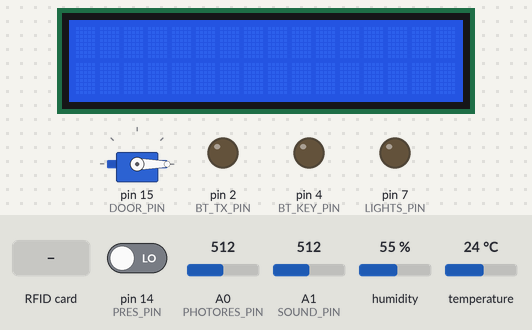
The sketch below on a simulated Arduino Mega 2560, built with avr-gcc and run on an emulated ATmega2560. On the bench: servo, 16×2 character LCD, output pins drawn as LEDs (lit = HIGH). Inputs (shaded band) come from the test bench; at power-on: pin 14 (PRES_PIN) LOW, A0 (PHOTORES_PIN) = 512, A1 (SOUND_PIN) = 512, humidity 55 %, temperature 24 °C. The modem accepts every AT command (registered, SIM ready, sends succeed) and sends nothing else; pins used as bus, display or sensor lines are not drawn; what the sketch prints to the serial monitor is not drawn.

Above: at 8.3 s.
8.4 s: RFID card 43 9B 72 0C held to the reader
At 9.1 s:
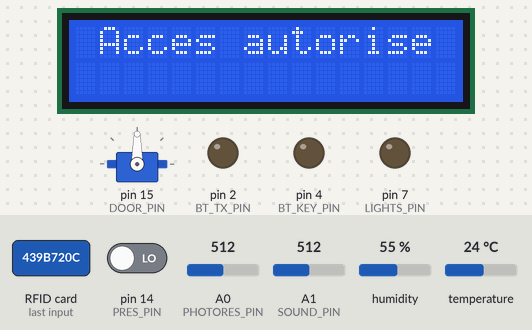
10.8 s: RFID card 5E 7A 19 C4 held to the reader
At 11.9 s:
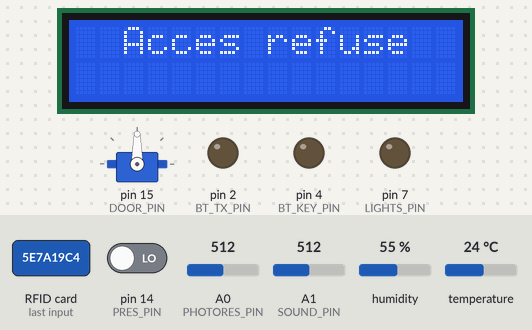
13.5 s: pin 14 (PRES_PIN) driven HIGH
At 15.3 s:
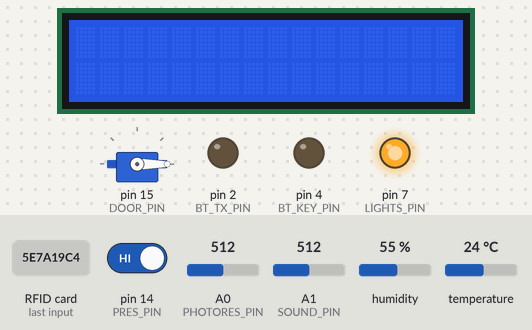
15.6 s: RFID card 22 05 D2 5C held to the reader
At 17.5 s:
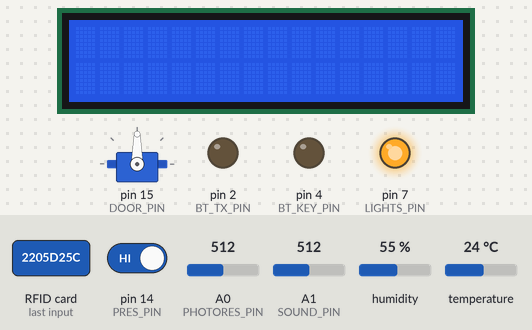
Timing chart, 0 to 23.1 s (numbered marks = the images above; inputs shaded):
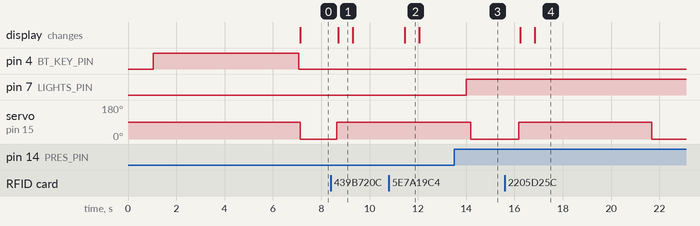

Measured:
- after the input at 8.4 s, servo on pin 15 (DOOR_PIN): 0° → 90° after 0.23 s; the display: changes after 0.30 s (image 1)
- after the input at 10.8 s, the display: changes after 0.66 s (image 2)
- after the input at 13.5 s, pin 7 (LIGHTS_PIN): LOW → HIGH after 0.50 s
- after the input at 15.6 s, servo on pin 15 (DOOR_PIN): 0° → 90° after 0.58 s, → 0° 5.5 s later; the display: first changes after 0.64 s (image 4 shows a later state)
- what the display in image 1 shows lasts 0.6 s, from 8.7 s to 9.3 s

The sketch:

Node2.ino
```cpp
/*
 * Created by Aloha Corp
 */

// Librairies
#include <SPI.h>
#include <MFRC522.h>
#include <Servo.h>
#include <LiquidCrystal_I2C.h>
#include <dht11.h>
#include <SoftwareSerial.h>
#include "BluetoothMgr.h"

// Definition of the room
#define ID_CARTE "S2"
#define ROOM "R2"

// Definition of pins
#define RFID_RST_PIN      5     // RFID RST pin - check above documentation for more details
#define LIGHTS_PIN        7     // Led pin
#define PRES_PIN          14    // HC-S501 Presence Sensor
#define DOOR_PIN          15    // Servo motor
#define DHT_PIN           16    // DHT11 Temperature and Humidity sensor
#define RFID_SS_PIN       53    // RFID SS pin - check above documentation for more details
#define PHOTORES_PIN      A0    // Photoresistor
#define SOUND_PIN         A1    // Soundsound sensor

// Door - Servo motor
#define CLOSE_ROTATION    0     // Rotation for servo to close the door
#define OPEN_ROTATION     90    // Rotation for servo to open the door
#define DOOR_DURATION     5000  // Duration the door will be open
Servo door;
bool isDoorOpen;
unsigned long opened_door_timestamp;

// Lights
#define LIGHTS_DURATION   5000 // Duration the lights will be on
bool isLightsOn;
unsigned long lights_on_timestamp;

// RFID
MFRC522 mfrc522(RFID_SS_PIN, RFID_RST_PIN);   // Create MFRC522 instance
MFRC522::MIFARE_Key key;
String acceptedUsers[] = {
  "43 9B 72 0C",
  "22 05 D2 5C"
};

// LCD
LiquidCrystal_I2C lcd(0x27,16,2);

// Bluetooth
BluetoothMgr btMaster; // RX, TX
char myChar;


void setup() {
  Serial.begin(9600);

  // RFID
  SPI.begin();         // Init SPI bus
  mfrc522.PCD_Init();  // Init MFRC522 card

  // Set pins
  pinMode(LIGHTS_PIN, OUTPUT);  // Set lights to output
  pinMode(PRES_PIN, INPUT);     // Set presence sensor to input
  pinMode(PHOTORES_PIN, INPUT); // Set photoresistance to input
  pinMode(SOUND_PIN, INPUT);    // Set sound sensor to input
  pinMode(DHT_PIN, INPUT);      // Set humidity and temperature sensor to input
  door.attach(DOOR_PIN);        // Set door pin

  btMaster.init();

  // LCD
  lcd.init();
  lcd.backlight();

  // Init variables
  door.write(CLOSE_ROTATION);
  digitalWrite(LIGHTS_PIN, LOW);
  isDoorOpen = false;
  isLightsOn = false;

  // Prepare key - all keys are set to FFFFFFFFFFFF at chip delivery from the factory.
  for (byte i = 0; i < 6; i++) {
    key.keyByte[i] = 0xFF;
  }
}

void loop() {
  // PIR Sensor
  int presenceValue = getPresenceSensorValue();
  if (presenceValue == 1) {
    switchOnLights();
  }
  sendBluetooth(sendMove(isLightsOn));

  // Temperature and humidity sensor
  dht11 DHT = getDHTValues();
  sendBluetooth(sendTemperature((float)DHT.temperature));
  sendBluetooth(sendHumidity((float)DHT.humidity));

  // Luminosity
  sendBluetooth(sendLuminosity(getLuminosityValue()));

  // Sound
  sendBluetooth(sendSound(getSoundSensorValue()));

  // RFID
  lcd.clear();
  String UID = getRFIDUID();
  if (UID != String("")) {
    // Servo
    if (isUserAccepted(UID)) {
      openDoor();
      sendBluetooth(sendCardUID(UID) + ",true");
      lcd.setCursor(1,0);
      lcd.print("Acces autorise");
    }else{
      sendBluetooth(sendCardUID(UID) + ",false");
      lcd.setCursor(2,0);
      lcd.print("Acces refuse");
    }
  }

  closeDoor();
  switchOffLights();

  //Add delay
  delay(500);


  while (btMaster.available()) {
    myChar = btMaster.read();
    Serial.print(myChar);
  }

  while (Serial.available()) {
    myChar = Serial.read();
    Serial.print(myChar); //echo
    btMaster.print(myChar);
  }
}

bool getPresenceSensorValue() {
  int presenceValue = digitalRead(PRES_PIN); // Get presence sensor's value
  return presenceValue;
}

int getLuminosityValue() {
  int lumiValue = analogRead(PHOTORES_PIN); // Get presence sensor's value
  return lumiValue;
}

int getSoundSensorValue() {
  int soundValue = analogRead(SOUND_PIN); // Get presence sensor's value
  return soundValue;
}

dht11 getDHTValues()
{
  dht11 DHT11;
  DHT11.read(DHT_PIN);
  return DHT11;
}

String getRFIDUID() {
  // Look for new cards, and select one if present
  if ( ! mfrc522.PICC_IsNewCardPresent() || ! mfrc522.PICC_ReadCardSerial() ) {
    delay(50);
    return "";
  }

  // Dump UID
  String content= "";
  for (byte i = 0; i < mfrc522.uid.size; i++) {
    content.concat(String(mfrc522.uid.uidByte[i] < 0x10 ? " 0" : " "));
    content.concat(String(mfrc522.uid.uidByte[i], HEX));
  }
  content.toUpperCase();
  content.trim();

  return content;
}

bool isUserAccepted(String UID) {

  // Get number of authorized users
  int acceptedUsersLength = sizeof(acceptedUsers) / sizeof(String);

  // Check if the user is an authorized user in the list
  for (int i = 0; i < acceptedUsersLength; i++ ) {
    if (UID == acceptedUsers[i]) {
      Serial.println("User ["+UID+"] is accepted");
      return true;
    }
  }

  // if the user is not an authorized user
  Serial.println("The card ["+UID+"] is not an authorized user");
  return false;
}

void openDoor() {
  // If the door is closed, open the door
  if (isDoorOpen == false) {
    // Serial.println("Opening the door");
    isDoorOpen = true;
    door.write(OPEN_ROTATION);
  }

  // Reset timestamp if the card is still detected while the door is opened
  opened_door_timestamp = millis();
}

void closeDoor() {
  // If the door is opened and 5 seconds pass since last detection, close the door
  if (isDoorOpen == true) {
    if( millis() - opened_door_timestamp > DOOR_DURATION ) {
      // Serial.println("Closing the door");
      door.write(CLOSE_ROTATION);
      isDoorOpen = false;
    }
  }
}

void switchOnLights() {
  // If the lights are off, switch on the lights
  if (isLightsOn == false) {
    // Serial.println("Switch on the lights");
    isLightsOn = true;
    digitalWrite(LIGHTS_PIN, isLightsOn);
  }

  // Reset timestamp if the card is still detected while the door is opened
  lights_on_timestamp = millis();
}

void switchOffLights() {
  // If the lights are on and 20 seconds pass since last detection, switch off the lights
  if (isLightsOn == true) {
    if( millis() - lights_on_timestamp > LIGHTS_DURATION ) {
      // Serial.println("Switch off the lights");
      isLightsOn = false;
      digitalWrite(LIGHTS_PIN, isDoorOpen);
    }
  }
}

// Send temp value
String sendTemperature(float temp){
  String to_send = "temp," + String(ID_CARTE) + "," + String(ROOM) + ";" + String(temp);
  // Serial.println(to_send);
  return to_send;
}

// Send humidity value
String sendHumidity(float humi){
  String to_send = "humi," + String(ID_CARTE) + "," + String(ROOM) + ";" + String(humi);
  // Serial.println(to_send);
  return to_send;
}

// Send card UID
String sendCardUID(String cardUID){
  String to_send = "door," + String(ID_CARTE) + "," + String(ROOM) + ";" + String(cardUID);
  // Serial.println(to_send);
  return to_send;
}

// Send lumen value
String sendLuminosity(float lumen){
  String to_send = "lux," + String(ID_CARTE) + "," + String(ROOM) + ";" + String(lumen);
  // Serial.println(to_send);
  return to_send;
}

// Send sound value
String sendSound(float sound){
  String to_send = "sound," + String(ID_CARTE) + "," + String(ROOM) + ";" + String(sound);
  // Serial.println(to_send);
  return to_send;
}

// Send move value
String sendMove(bool movement){
  String to_send = "move," + String(ID_CARTE) + "," + String(ROOM) + ";" + String(movement);
  // Serial.println(to_send);
  return to_send;
}

void sendBluetooth(String text){
  //Serial.println(text);
  btMaster.sendCommand(text);
}
```

BluetoothMgr.cpp
```cpp
//
// Created by AlohaGames on 01/02/2022.
//
#include <Arduino.h>

#include "BluetoothMgr.h"
#include "PinCfg.h"

BluetoothMgr::BluetoothMgr() : SoftwareSerial(BT_RX_PIN, BT_TX_PIN) {}

void BluetoothMgr::init()
{
    pinMode(BT_KEY_PIN, OUTPUT);
    pinMode(BT_TX_PIN, OUTPUT);
    pinMode(BT_RX_PIN, INPUT);

    this->begin(38400);

    delay(1000);

    digitalWrite(BT_KEY_PIN, HIGH);

    this->setTimeout(1000);

    sendCommand("AT+RESET");
    logError(this->readString());

    sendCommand("AT+ROLE=1");

    logError(this->readString());

    sendCommand("AT+CMODE=0");

    logError(this->readString());

    sendCommand("AT+BIND=98D3,32,10FE28");

    logError(this->readString());

    sendCommand("AT+INIT");

    logError(this->readString());

    sendCommand("AT+STATE");

    logError(this->readString());


    /*sendCommand("AT+LINK=98D3,32,10FE28");

    logError(this->readString());*/

    digitalWrite(BT_KEY_PIN, LOW);
}

void BluetoothMgr::sendCommand(const String &command)
{
    String tmp = command + "\r\n";
    log("Send command: " + command);
    this->write(tmp.c_str());
}

void BluetoothMgr::log(const String &msg)
{
    if(BT_DEBUG == true)
        Serial.println(msg);
}

void BluetoothMgr::logError(const String &msg)
{
    if(msg != "OK\r\n" && msg != "")
        Serial.println("BT ERROR: {" + msg + "}");
    else
        Serial.println(msg);
}
```

BluetoothMgr.h
```cpp
//
// Created by AlohaGames on 01/02/2022.
//

#ifndef TESTBIGBROTHER_BLUETOOTHMGR_H
#define TESTBIGBROTHER_BLUETOOTHMGR_H

#include <SoftwareSerial.h>

#define BT_DEBUG true

class String;


class BluetoothMgr : public SoftwareSerial
{
public:
    BluetoothMgr();

    void init();
    void sendCommand(const String &command);

private:
    void log(const String &msg);
    void logError(const String &msg);
};


#endif //TESTBIGBROTHER_BLUETOOTHMGR_H
```

PinCfg.h
```cpp
//
// Created by AlohaGames on 01/02/2022.
//

#ifndef TESTBIGBROTHER_PINCFG_H
#define TESTBIGBROTHER_PINCFG_H

#define BT_KEY_PIN 4
#define BT_RX_PIN 3
#define BT_TX_PIN 2

#endif //TESTBIGBROTHER_PINCFG_H
```
